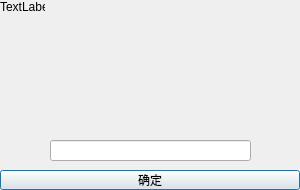
<?xml version="1.0" encoding="UTF-8"?>
<ui version="4.0">
 <class>fale</class>
 <widget class="QDialog" name="fale">
  <property name="geometry">
   <rect>
    <x>0</x>
    <y>0</y>
    <width>300</width>
    <height>190</height>
   </rect>
  </property>
  <property name="windowTitle">
   <string>失败</string>
  </property>
  <widget class="QPushButton" name="pushButton">
   <property name="geometry">
    <rect>
     <x>0</x>
     <y>170</y>
     <width>300</width>
     <height>20</height>
    </rect>
   </property>
   <property name="text">
    <string>确定</string>
   </property>
  </widget>
  <widget class="QLineEdit" name="lineEdit">
   <property name="geometry">
    <rect>
     <x>50</x>
     <y>140</y>
     <width>201</width>
     <height>21</height>
    </rect>
   </property>
   <property name="layoutDirection">
    <enum>Qt::LeftToRight</enum>
   </property>
   <property name="alignment">
    <set>Qt::AlignCenter</set>
   </property>
  </widget>
  <widget class="QLabel" name="label">
   <property name="geometry">
    <rect>
     <x>0</x>
     <y>0</y>
     <width>45</width>
     <height>13</height>
    </rect>
   </property>
   <property name="text">
    <string>TextLabel</string>
   </property>
  </widget>
  <zorder>label</zorder>
  <zorder>pushButton</zorder>
  <zorder>lineEdit</zorder>
 </widget>
 <resources/>
 <connections/>
</ui>
